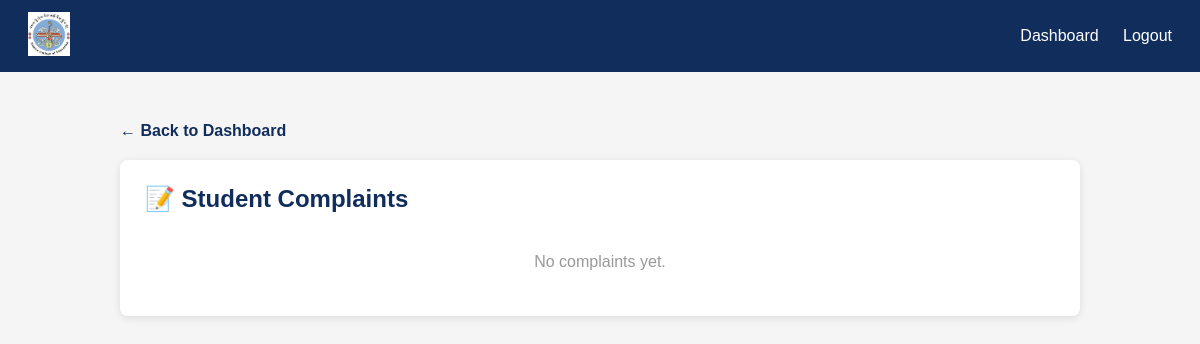
Page /sso/complaints/ (signed in) on the earlier database version.
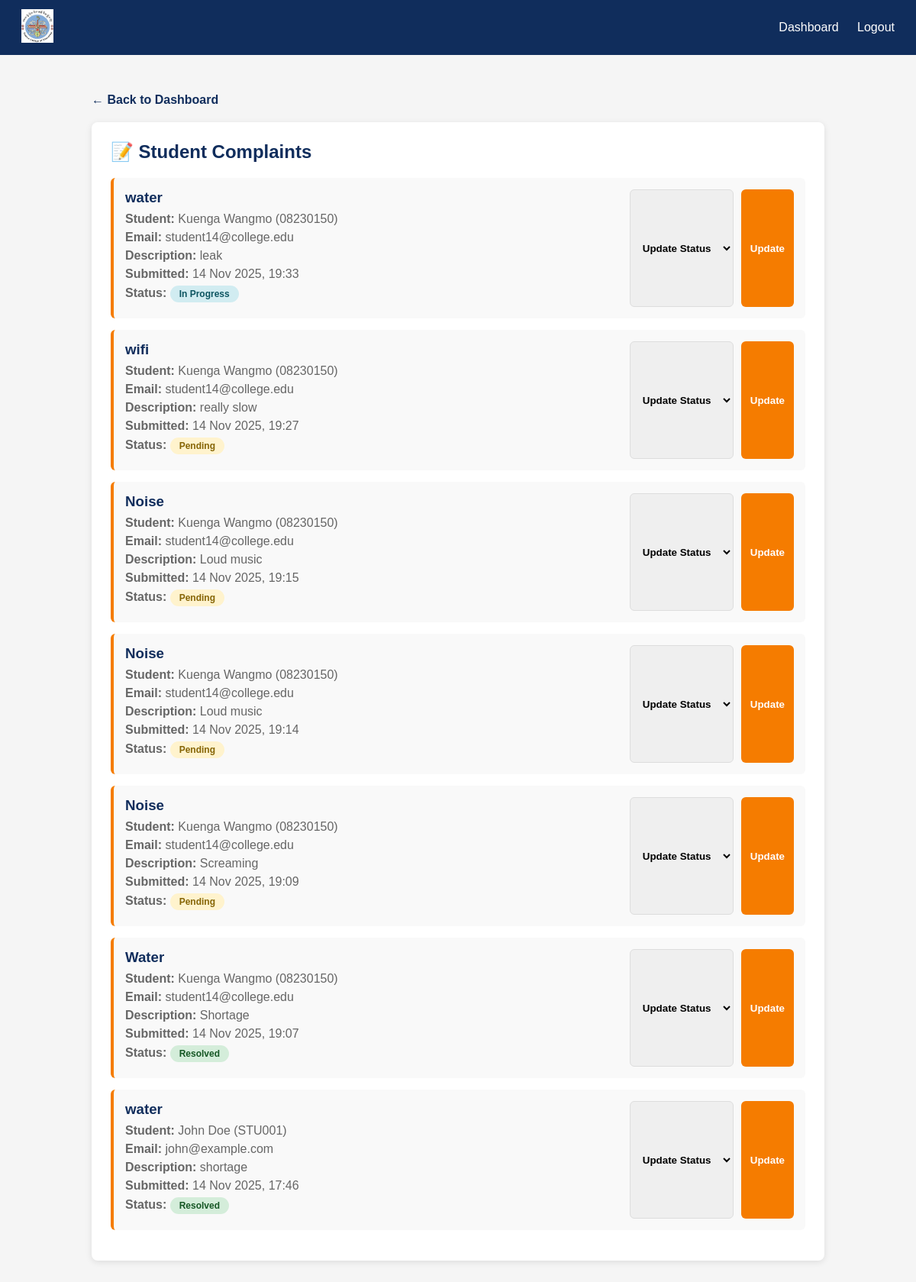
Same page on the later database version.
### Myproject/models.py (models this page shows, shortened)
class Complaint(models.Model):
    STATUS_CHOICES = [
        ('pending', 'Pending'),
        ('in_progress', 'In Progress'),
        ('resolved', 'Resolved'),
    ]
    student = models.ForeignKey(Student, on_delete=models.CASCADE, related_name='complaints')
    title = models.CharField(max_length=200)
    description = models.TextField()
    status = models.CharField(max_length=20, choices=STATUS_CHOICES, default='pending')
    created_at = models.DateTimeField(auto_now_add=True)
    updated_at = models.DateTimeField(auto_now=True)

class Student(models.Model):
    student_id = models.CharField(max_length=20, unique=True)
    name = models.CharField(max_length=100)
    email = models.EmailField(unique=True)
    password = models.CharField(max_length=100, blank=True)
    user = models.OneToOneField(User, null=True, blank=True, on_delete=models.SET_NULL, related_name='student_profile')
    phone = models.CharField(max_length=15, blank=True)
    enrollment_date = models.DateField(auto_now_add=True)

### Myproject/views.py (the view, shortened to what this page needs)
# urls.py: path('sso/complaints/', views.sso_complaints, name='sso_complaints'),
def sso_complaints(request):
    if 'sso_id' not in request.session:
        return redirect('sso_login')
    complaints = Complaint.objects.all().order_by('-created_at')
    context = {
        'sso_name': request.session.get('sso_name'),
        'complaints': complaints,
    }
    return render(request, 'sso_complaints.html', context)

### Myproject/templates/sso_complaints.html (shortened to what this page needs)
{% load static %}
<!DOCTYPE html>
<html lang="en">
<head>
</head>
<body>
  <header>
    <div><img src="{% static 'images/logo.jpg' %}" alt="logo" style="height:44px;"></div>
    <nav>
      <a href="{% url 'sso_dashboard' %}">Dashboard</a>
      <a href="{% url 'sso_logout' %}">Logout</a>
    </nav>
  </header>
  <div class="container">
    <a href="{% url 'sso_dashboard' %}" class="back-link">← Back to Dashboard</a>
    <div class="complaints-list">
      <h2>📝 Student Complaints</h2>
      {% if complaints %}
        {% for complaint in complaints %}
          <div class="complaint-card">
            <div class="complaint-info">
              <h3>{{ complaint.title }}</h3>
              <p><strong>Student:</strong> {{ complaint.student.name }} ({{ complaint.student.student_id }})</p>
              <p><strong>Email:</strong> {{ complaint.student.email }}</p>
              <p><strong>Description:</strong> {{ complaint.description }}</p>
              <p><strong>Submitted:</strong> {{ complaint.created_at|date:"d M Y, H:i" }}</p>
              <p><strong>Status:</strong> <span class="status {{ complaint.status }}">{{ complaint.get_status_display }}</span></p>
            </div>
            <div class="actions">
              <form method="post" style="display: flex; gap: 10px;">
                <select name="status" required>
                  <option value="">Update Status</option>
                </select>
                <button type="submit">Update</button>
              </form>
            </div>
          </div>
        {% endfor %}
      {% else %}
        <p style="text-align: center; color: #999; padding: 20px;">No complaints yet.</p>
      {% endif %}
    </div>
  </div>
</body>
</html>

### Myproject/templates/sso_complaints.html (style rules this page uses)
* { margin: 0; padding: 0; box-sizing: border-box; }
body { font-family: 'Poppins', sans-serif; background: #f5f5f5; }
header { padding: 12px 28px; background: #102d5c; color: #fff; display: flex; justify-content: space-between; align-items: center; }
header nav a { color: #fff; text-decoration: none; margin-left: 20px; }
.container { max-width: 1000px; margin: 30px auto; padding: 20px; }
.back-link { display: inline-block; margin-bottom: 20px; color: #102d5c; text-decoration: none; font-weight: 600; }
.complaints-list { background: #fff; padding: 25px; border-radius: 8px; box-shadow: 0 2px 8px rgba(0,0,0,0.1); }
.complaints-list h2 { margin-bottom: 20px; color: #102d5c; }
.complaint-card { border-left: 4px solid #f57c00; padding: 15px; margin-bottom: 15px; background: #f9f9f9; border-radius: 6px; display: grid; grid-template-columns: 1fr auto; gap: 15px; }
.complaint-info h3 { color: #102d5c; margin-bottom: 8px; }
.complaint-info p { color: #666; margin: 6px 0; }
.status { display: inline-block; padding: 4px 12px; border-radius: 20px; font-size: 12px; font-weight: 600; }
.status.pending { background: #fff3cd; color: #856404; }
.status.in_progress { background: #d1ecf1; color: #0c5460; }
.status.resolved { background: #d4edda; color: #155724; }
.actions { display: flex; gap: 10px; }
.actions form { display: inline; }
.actions select, .actions button { padding: 8px 12px; border: 1px solid #ddd; border-radius: 6px; font-weight: 600; cursor: pointer; }
.actions button { background: #f57c00; color: #fff; border: none; }

Differences in the rows shown:
added Complaint: title "water", student.name "Kuenga Wangmo", student.student_id "08230150", student.email "student14@college.edu", description "leak", created_at "14 Nov 2025, 19:33", status "In Progress"
added Complaint: title "wifi", student.name "Kuenga Wangmo", student.student_id "08230150", student.email "student14@college.edu", description "really slow", created_at "14 Nov 2025, 19:27", status "Pending"
added Complaint: title "Noise", student.name "Kuenga Wangmo", student.student_id "08230150", student.email "student14@college.edu", description "Loud music", created_at "14 Nov 2025, 19:15", status "Pending"
added Complaint: title "Noise", student.name "Kuenga Wangmo", student.student_id "08230150", student.email "student14@college.edu", description "Loud music", created_at "14 Nov 2025, 19:14", status "Pending"
added Complaint: title "Noise", student.name "Kuenga Wangmo", student.student_id "08230150", student.email "student14@college.edu", description "Screaming", created_at "14 Nov 2025, 19:09", status "Pending"
added Complaint: title "Water", student.name "Kuenga Wangmo", student.student_id "08230150", student.email "student14@college.edu", description "Shortage", created_at "14 Nov 2025, 19:07", status "Resolved"
added Complaint: title "water", student.name "John Doe", student.student_id "STU001", student.email "john@example.com", description "shortage", created_at "14 Nov 2025, 17:46", status "Resolved"
Other differences:
text no longer shown: "No complaints yet."
